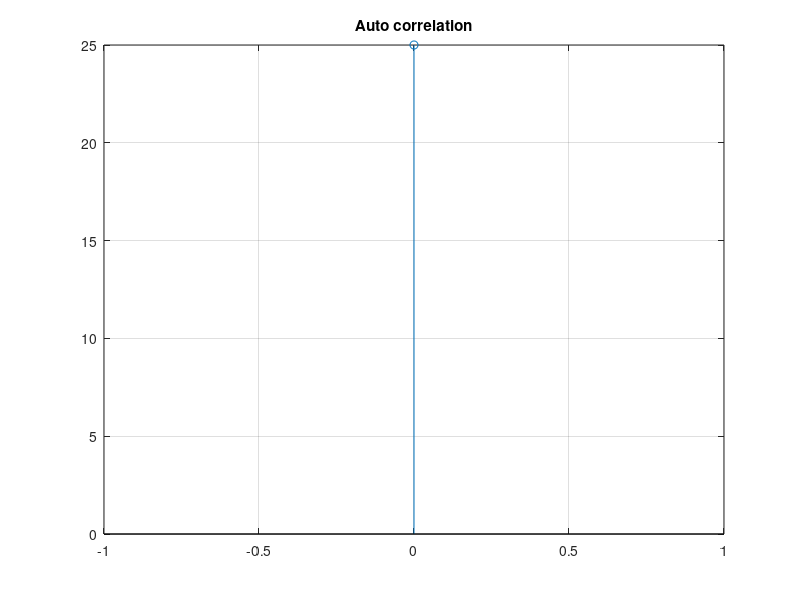

The MATLAB script that drew this image:
clear all
clc
%%%%%% Auto correlation %%%%%%%
x = input('Enter the sequence : ');
n = length(x)-1;
f=fliplr(x);
con = conv(x,f);
k = -n:n;
stem(k,con);
title("Auto correlation");
grid on

%%%%% Given sequence is
%%% 4 7 8 3 2 1 4